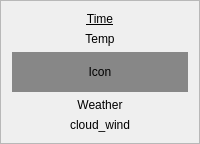
                             <widget class="QFrame" name="frame_30">
                                 <property name="frameShape">
                                     <enum>QFrame::StyledPanel</enum>
                                 </property>
                                 <property name="frameShadow">
                                     <enum>QFrame::Plain</enum>
                                 </property>
                                 <layout class="QVBoxLayout" name="verticalLayout_15">
                                     <item>
                                         <widget class="QLabel" name="lblHTime_14">
                                             <property name="font">
                                                 <font>
                                                     <underline>true</underline>
                                                 </font>
                                             </property>
                                             <property name="text">
                                                 <string>Time</string>
                                             </property>
                                             <property name="alignment">
                                                 <set>Qt::AlignCenter</set>
                                             </property>
                                         </widget>
                                     </item>
                                     <item>
                                         <widget class="QLabel" name="lblHtemp_14">
                                             <property name="text">
                                                 <string>Temp</string>
                                             </property>
                                             <property name="alignment">
                                                 <set>Qt::AlignCenter</set>
                                             </property>
                                         </widget>
                                     </item>
                                     <item>
                                         <widget class="QLabel" name="lblHIcon_14">
                                             <property name="minimumSize">
                                                 <size>
                                                     <width>60</width>
                                                     <height>40</height>
                                                 </size>
                                             </property>
                                             <property name="styleSheet">
                                                 <string notr="true">background-color: rgb(135, 135, 135);</string>
                                             </property>
                                             <property name="text">
                                                 <string>Icon</string>
                                             </property>
                                             <property name="alignment">
                                                 <set>Qt::AlignCenter</set>
                                             </property>
                                         </widget>
                                     </item>
                                     <item>
                                         <widget class="QLabel" name="lblHWeather_14">
                                             <property name="text">
                                                 <string>Weather</string>
                                             </property>
                                             <property name="alignment">
                                                 <set>Qt::AlignCenter</set>
                                             </property>
                                         </widget>
                                     </item>
                                     <item>
                                         <widget class="QLabel" name="lblHCloudWind_14">
                                             <property name="text">
                                                 <string>cloud_wind</string>
                                             </property>
                                             <property name="alignment">
                                                 <set>Qt::AlignCenter</set>
                                             </property>
                                         </widget>
                                     </item>
                                 </layout>
                             </widget>
